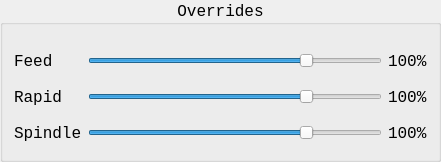
   <widget class="QGroupBox" name="groupBox_4">
    <property name="geometry">
     <rect>
      <x>1478</x>
      <y>267</y>
      <width>441</width>
      <height>161</height>
     </rect>
    </property>
    <property name="font">
     <font>
      <family>Monospace</family>
      <pointsize>12</pointsize>
     </font>
    </property>
    <property name="title">
     <string>Overrides</string>
    </property>
    <property name="alignment">
     <set>Qt::AlignCenter</set>
    </property>
    <layout class="QGridLayout" name="gridLayout">
     <property name="topMargin">
      <number>21</number>
     </property>
     <item row="0" column="0">
      <widget class="QLabel" name="label_13">
       <property name="font">
        <font>
         <family>Monospace</family>
         <pointsize>12</pointsize>
         <italic>false</italic>
        </font>
       </property>
       <property name="text">
        <string>Feed</string>
       </property>
      </widget>
     </item>
     <item row="0" column="1">
      <widget class="QSlider" name="feed_override_sl">
       <property name="minimumSize">
        <size>
         <width>0</width>
         <height>30</height>
        </size>
       </property>
       <property name="value">
        <number>75</number>
       </property>
       <property name="orientation">
        <enum>Qt::Horizontal</enum>
       </property>
       <property name="tickPosition">
        <enum>QSlider::NoTicks</enum>
       </property>
       <property name="tickInterval">
        <number>0</number>
       </property>
      </widget>
     </item>
     <item row="0" column="2">
      <widget class="QLabel" name="feed_override_lb">
       <property name="maximumSize">
        <size>
         <width>45</width>
         <height>16777215</height>
        </size>
       </property>
       <property name="font">
        <font>
         <family>Monospace</family>
         <pointsize>12</pointsize>
         <italic>false</italic>
        </font>
       </property>
       <property name="text">
        <string>100%</string>
       </property>
      </widget>
     </item>
     <item row="1" column="0">
      <widget class="QLabel" name="label_17">
       <property name="font">
        <font>
         <family>Monospace</family>
         <pointsize>12</pointsize>
         <italic>false</italic>
        </font>
       </property>
       <property name="text">
        <string>Rapid</string>
       </property>
      </widget>
     </item>
     <item row="1" column="1">
      <widget class="QSlider" name="rapid_override_sl">
       <property name="minimumSize">
        <size>
         <width>0</width>
         <height>30</height>
        </size>
       </property>
       <property name="value">
        <number>75</number>
       </property>
       <property name="orientation">
        <enum>Qt::Horizontal</enum>
       </property>
      </widget>
     </item>
     <item row="1" column="2">
      <widget class="QLabel" name="rapid_override_lb">
       <property name="maximumSize">
        <size>
         <width>45</width>
         <height>16777215</height>
        </size>
       </property>
       <property name="font">
        <font>
         <family>Monospace</family>
         <pointsize>12</pointsize>
         <italic>false</italic>
        </font>
       </property>
       <property name="text">
        <string>100%</string>
       </property>
      </widget>
     </item>
     <item row="2" column="0">
      <widget class="QLabel" name="label_18">
       <property name="font">
        <font>
         <family>Monospace</family>
         <pointsize>12</pointsize>
         <italic>false</italic>
        </font>
       </property>
       <property name="text">
        <string>Spindle</string>
       </property>
      </widget>
     </item>
     <item row="2" column="1">
      <widget class="QSlider" name="spindle_override_sl">
       <property name="minimumSize">
        <size>
         <width>0</width>
         <height>30</height>
        </size>
       </property>
       <property name="value">
        <number>75</number>
       </property>
       <property name="orientation">
        <enum>Qt::Horizontal</enum>
       </property>
      </widget>
     </item>
     <item row="2" column="2">
      <widget class="QLabel" name="spindle_override_0_lb">
       <property name="maximumSize">
        <size>
         <width>45</width>
         <height>16777215</height>
        </size>
       </property>
       <property name="font">
        <font>
         <family>Monospace</family>
         <pointsize>12</pointsize>
         <italic>false</italic>
        </font>
       </property>
       <property name="text">
        <string>100%</string>
       </property>
      </widget>
     </item>
    </layout>
   </widget>
